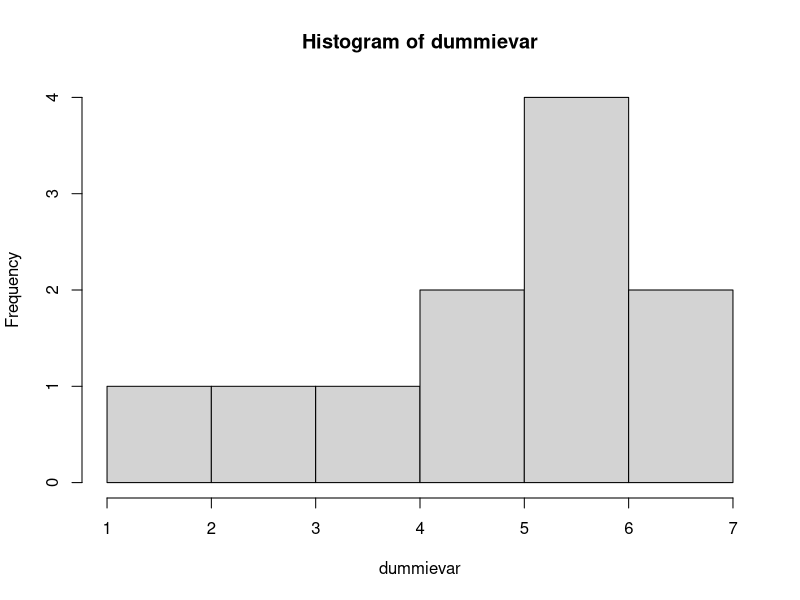
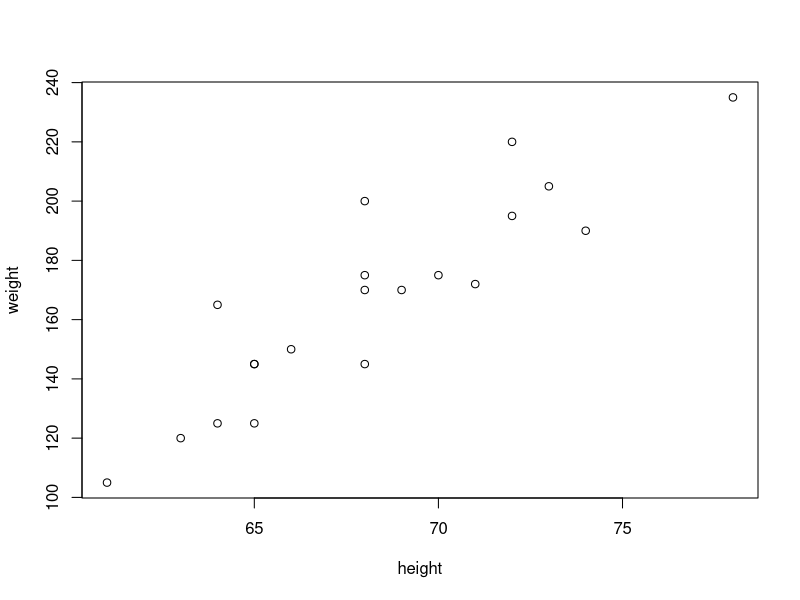
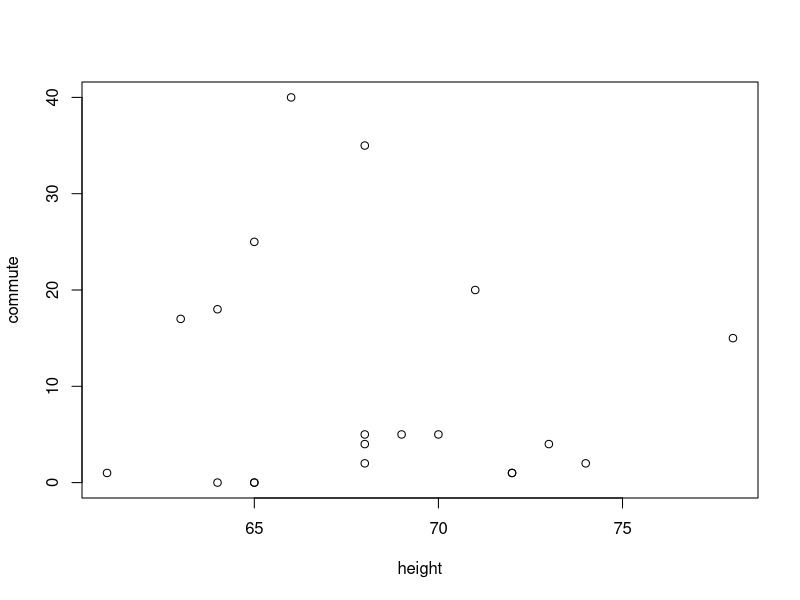
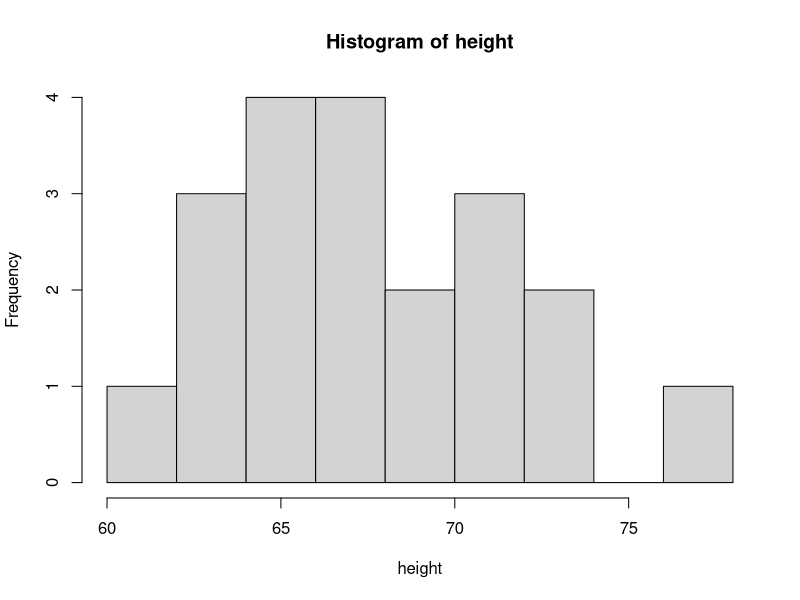
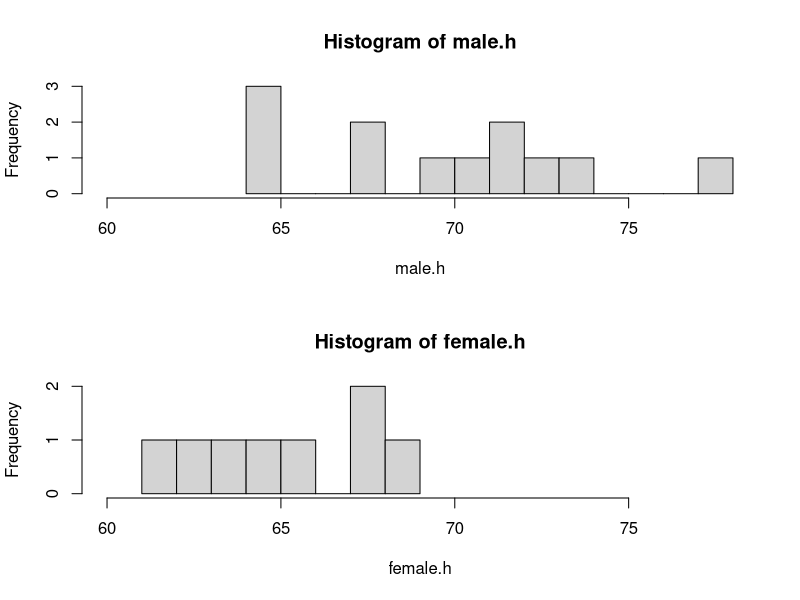

R code for these plots, in order:
######Section 1 Reading and Creating Data in R##########

###Create a single variable called "dummievar"###

dummievar = c(1,3,4,5,5,6,6,6,6,7,7)

###Now type in dummievar###

dummievar

###Now that our dataset dummievar is defined we can start###
###to do stuff with it.  Lets do some basic arithmetic ###
###operations.  As well as some basic summaries and displays###

dummievar*2

dummievar^2

mean(dummievar)

summary(dummievar)

hist(dummievar)

var(dummievar)

sd(dummievar)

###Now for a slightly more grown up example.  Go to titanium, 
###under week one there should be a dataset called student.csv in
 ###week one.  Download the dataset onto your desktop.  Now, R is
 ###going to need to know the path to search for the dataset, 
###rather than trying to figure out the path, it is probably 
###easier just to have R start searching in the desktop.  On your
 ###top menu, go to Misc -> Change Working Directory and select
 ###the desktop.  Now lets read the data set in. lets call it 
###"practice"

practice = read.csv("student.csv",h=T)

practice

###Now if we want to analyze each of the variables separately, 
###We can do it one of two ways.  First we can access them
### as variables within the data set using the "$" sign.

practice$height

###Alternatively, if we only have one dataset with each variable
###Its helpful to create them as their own variables using
### "attach"

attach(practice)

height

weight

commute

gender

###Now lets have some fun with this dataset.  Lets see if there is
### a correlation between height and weight. Do you think there ###will be?  First lets plot and describe the association

plot(height,weight)

cor(height,weight)



###What about between height and commute?###
###Again, lets first plot and describe the association###

plot(height,commute)

cor(height,commute)

###What if I want to make a histogram of the weight variable?


hist(height,breaks=8)

###Hmmm...looks bimodal, perhaps we'd like to analyze males and females separately.  Heres how you could subset the variable height by gender###

height[gender=="M"]

height[gender=="F"]

###I could keep referencing them this way, or alternatively I 
###could just make new variables male.h, female.h

male.h = height[gender=="M"]
female.h = height[gender=="F"]

###Now lets make two histograms, one for males, one for females.###

par(mfrow = c(2,1))
hist(male.h,breaks=10,xlim=c(60,78))
hist(female.h,breaks=8,xlim=c(60,78))

###and that concludes our basic R learner.